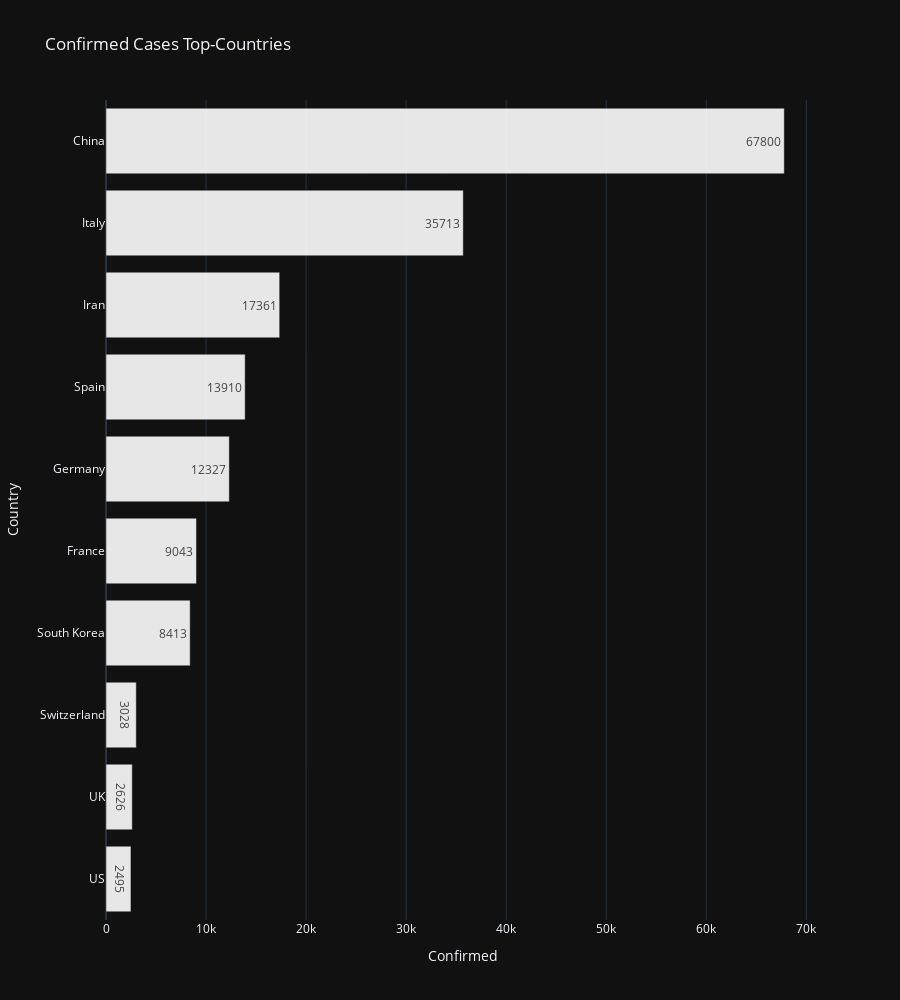

Notebook source saved alongside this figure:
### Markdown cell above
### **Top Confirmed cases so far**

### Code cell
fig = px.bar(data_frame=topcountries,
             x='Confirmed',
             y='Country',
             title='Confirmed Cases Top-Countries',
             opacity=0.9,
             text='Confirmed',
             height=1000,
             orientation='h',
             color_discrete_sequence=['white'])
fig.show()

### Figure 1 — Plotly figure (JSON) as saved in the notebook; plotly's stock layout.template omitted (floating-point values rounded to 4 significant figures)
{"data": [{"alignmentgroup": "True", "hoverlabel": {"namelength": 0}, "hovertemplate": "Confirmed=%{text}<br>Country=%{y}", "legendgroup": "", "marker": {"color": "white", "opacity": 0.9}, "name": "", "offsetgroup": "", "orientation": "h", "showlegend": false, "text": [2495, 2626, 3028, 8413, 9043, 12327, 13910, 17361, 35713, 67800], "textposition": "auto", "type": "bar", "x": [2495, 2626, 3028, 8413, 9043, 12327, 13910, 17361, 35713, 67800], "xaxis": "x", "y": ["US", "UK", "Switzerland", "South Korea", "France", "Germany", "Spain", "Iran", "Italy", "China"], "yaxis": "y"}], "layout": {"barmode": "relative", "height": 1000, "legend": {"tracegroupgap": 0}, "title": {"text": "Confirmed Cases Top-Countries"}, "xaxis": {"anchor": "y", "domain": [0, 1], "title": {"text": "Confirmed"}}, "yaxis": {"anchor": "x", "domain": [0, 1], "title": {"text": "Country"}}}}
